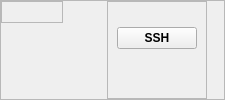
        <widget class="QFrame" name="project_info">
         <property name="maximumSize">
          <size>
           <width>16777215</width>
           <height>100</height>
          </size>
         </property>
         <property name="frameShape">
          <enum>QFrame::StyledPanel</enum>
         </property>
         <property name="frameShadow">
          <enum>QFrame::Raised</enum>
         </property>
         <layout class="QHBoxLayout" name="horizontalLayout" stretch="0,0,0,0,0">
          <property name="spacing">
           <number>10</number>
          </property>
          <property name="sizeConstraint">
           <enum>QLayout::SetNoConstraint</enum>
          </property>
          <property name="leftMargin">
           <number>0</number>
          </property>
          <property name="topMargin">
           <number>0</number>
          </property>
          <property name="rightMargin">
           <number>0</number>
          </property>
          <property name="bottomMargin">
           <number>0</number>
          </property>
          <item alignment="Qt::AlignTop">
           <widget class="QFrame" name="frame_20">
            <property name="maximumSize">
             <size>
              <width>80</width>
              <height>30</height>
             </size>
            </property>
            <property name="frameShape">
             <enum>QFrame::StyledPanel</enum>
            </property>
            <property name="frameShadow">
             <enum>QFrame::Raised</enum>
            </property>
            <layout class="QHBoxLayout" name="horizontalLayout_7">
             <property name="spacing">
              <number>0</number>
             </property>
             <property name="leftMargin">
              <number>0</number>
             </property>
             <property name="topMargin">
              <number>0</number>
             </property>
             <property name="rightMargin">
              <number>0</number>
             </property>
             <property name="bottomMargin">
              <number>0</number>
             </property>
             <item>
              <widget class="QPushButton" name="minimize_btn">
               <property name="minimumSize">
                <size>
                 <width>20</width>
                 <height>20</height>
                </size>
               </property>
               <property name="maximumSize">
                <size>
                 <width>20</width>
                 <height>20</height>
                </size>
               </property>
               <property name="styleSheet">
                <string notr="true">QPushButton:hover{
background-color:#ffff00;
}
QPushButton{
border-top-left-radius:10px;
border-top-right-radius:10px;
border-bottom-left-radius:10px;
border-bottom-right-radius:10px;
}</string>
               </property>
               <property name="text">
                <string/>
               </property>
               <property name="icon">
                <iconset resource="icons.qrc">
                 <normaloff>:/icons/icons/minus.svg</normaloff>:/icons/icons/minus.svg</iconset>
               </property>
              </widget>
             </item>
             <item>
              <widget class="QPushButton" name="maximize_btn">
               <property name="enabled">
                <bool>true</bool>
               </property>
               <property name="minimumSize">
                <size>
                 <width>20</width>
                 <height>20</height>
                </size>
               </property>
               <property name="maximumSize">
                <size>
                 <width>20</width>
                 <height>20</height>
                </size>
               </property>
               <property name="styleSheet">
                <string notr="true">QPushButton:hover{
background-color:#00ff00;
}
QPushButton{
border-top-left-radius:10px;
border-top-right-radius:10px;
border-bottom-left-radius:10px;
border-bottom-right-radius:10px;
}</string>
               </property>
               <property name="text">
                <string/>
               </property>
               <property name="icon">
                <iconset resource="icons.qrc">
                 <normaloff>:/icons/icons/maximize-2.svg</normaloff>:/icons/icons/maximize-2.svg</iconset>
               </property>
              </widget>
             </item>
             <item>
              <widget class="QPushButton" name="close_btn">
               <property name="minimumSize">
                <size>
                 <width>20</width>
                 <height>20</height>
                </size>
               </property>
               <property name="maximumSize">
                <size>
                 <width>20</width>
                 <height>20</height>
                </size>
               </property>
               <property name="styleSheet">
                <string notr="true">QPushButton{
border-top-left-radius:10px;
border-top-right-radius:10px;
border-bottom-left-radius:10px;
border-bottom-right-radius:10px;
}
QPushButton:hover{
background-color:#ff0000;
}</string>
               </property>
               <property name="text">
                <string/>
               </property>
               <property name="icon">
                <iconset resource="icons.qrc">
                 <normaloff>:/icons/icons/x.svg</normaloff>:/icons/icons/x.svg</iconset>
               </property>
              </widget>
             </item>
            </layout>
           </widget>
          </item>
          <item alignment="Qt::AlignHCenter">
           <widget class="QLabel" name="SETECLabel">
            <property name="maximumSize">
             <size>
              <width>300</width>
              <height>16777215</height>
             </size>
            </property>
            <property name="text">
             <string/>
            </property>
            <property name="pixmap">
             <pixmap resource="icons.qrc">:/icons/icons/SETECLab_logo.svg</pixmap>
            </property>
            <property name="scaledContents">
             <bool>true</bool>
            </property>
            <property name="margin">
             <number>0</number>
            </property>
           </widget>
          </item>
          <item alignment="Qt::AlignHCenter">
           <widget class="QLabel" name="IPTC_label">
            <property name="maximumSize">
             <size>
              <width>250</width>
              <height>16777215</height>
             </size>
            </property>
            <property name="text">
             <string/>
            </property>
            <property name="pixmap">
             <pixmap resource="icons.qrc">:/icons/icons/IPTC_logo.svg</pixmap>
            </property>
            <property name="scaledContents">
             <bool>true</bool>
            </property>
            <property name="margin">
             <number>1</number>
            </property>
           </widget>
          </item>
          <item>
           <widget class="QFrame" name="ConnectControlFrame">
            <property name="frameShape">
             <enum>QFrame::StyledPanel</enum>
            </property>
            <property name="frameShadow">
             <enum>QFrame::Raised</enum>
            </property>
            <layout class="QVBoxLayout" name="verticalLayout_7">
             <item>
              <widget class="QPushButton" name="ssh_connect_btn">
               <property name="styleSheet">
                <string notr="true">QPushButton:hover{
background-color:#99ffee;
}
QPushButton{
font:bold;
color:black;
}</string>
               </property>
               <property name="text">
                <string>SSH</string>
               </property>
               <property name="icon">
                <iconset resource="icons.qrc">
                 <normaloff>:/icons/icons/zap-off.svg</normaloff>:/icons/icons/zap-off.svg</iconset>
               </property>
               <property name="iconSize">
                <size>
                 <width>30</width>
                 <height>30</height>
                </size>
               </property>
              </widget>
             </item>
             <item alignment="Qt::AlignHCenter">
              <widget class="QFrame" name="connectionStatus">
               <property name="maximumSize">
                <size>
                 <width>16777215</width>
                 <height>0</height>
                </size>
               </property>
               <property name="frameShape">
                <enum>QFrame::StyledPanel</enum>
               </property>
               <property name="frameShadow">
                <enum>QFrame::Raised</enum>
               </property>
               <layout class="QHBoxLayout" name="horizontalLayout_5">
                <item>
                 <widget class="QLabel" name="connectLabel">
                  <property name="text">
                   <string/>
                  </property>
                 </widget>
                </item>
               </layout>
              </widget>
             </item>
            </layout>
           </widget>
          </item>
          <item>
           <widget class="QLabel" name="label_working_path">
            <property name="text">
             <string/>
            </property>
           </widget>
          </item>
         </layout>
        </widget>
